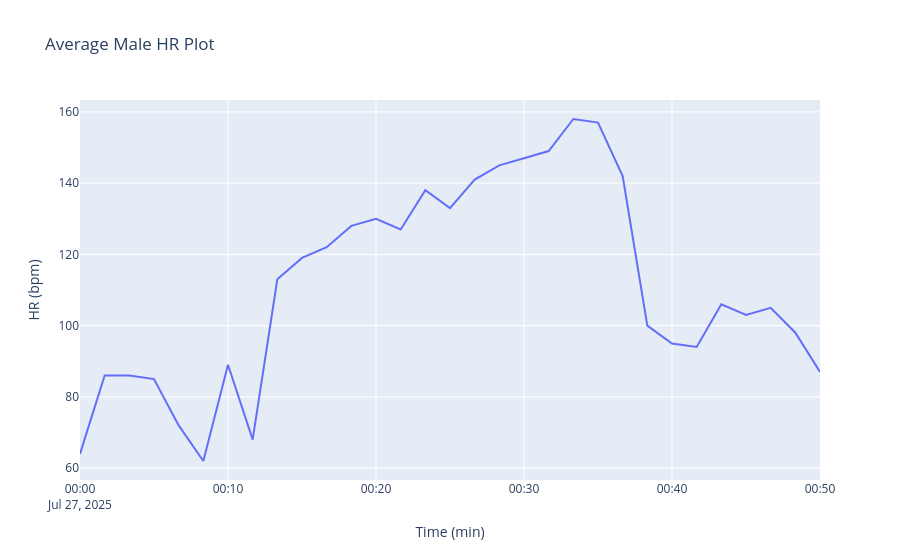
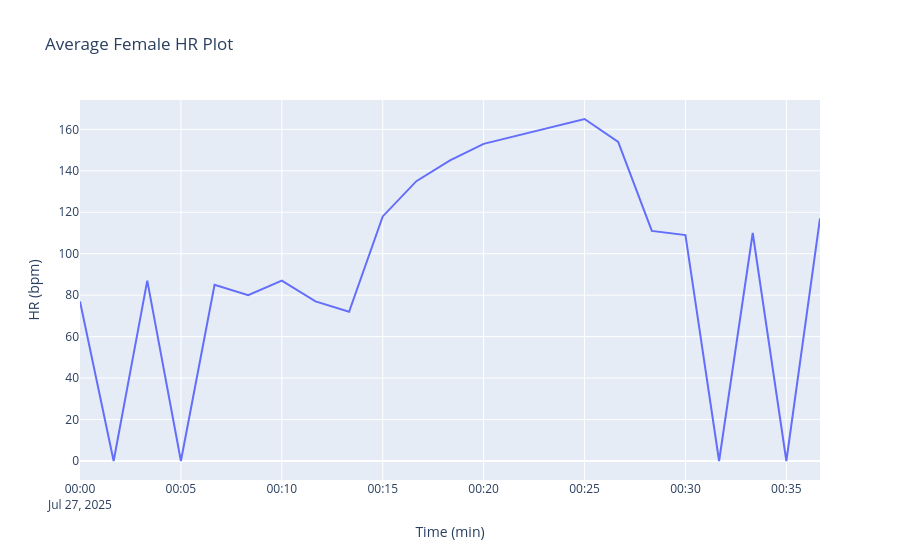

Notebook code for these charts, in order:
### Markdown cell above
From here, it's clear that the middle portion is when the fatiguing protocol is in effect for the male. At the edges, the participants walk at their self selected pace. Even at the last time, the HR never dips below 90 indicating that HR can be used to classify fatigue for this particular participant. Given the resting heart rate is close to 60 for this person and on the lower end of lactate while fatigued, it's likely this male is a fit person. Similar situation goes for the female participant. Do other participants exhibit this similar behavior? Is there any participant that doesn't exhibit this behavior?

### Code cell
hr_df_02 = pd.read_csv("data/DUO-GAIT/raw/OG_st_raw/sub_02/heart_rate.CSV",skiprows=2)
hr_df_02 = hr_df_02.filter(["Time", "HR (bpm)"], axis=1)
hr_df_02["Time"] = pd.to_datetime(hr_df_02["Time"])
hr_df_02.rename({"Time":"Time (min)"},axis=1,inplace=True)

hr_df_05 = pd.read_csv("data/DUO-GAIT/raw/OG_st_raw/sub_05/heart_rate.CSV",skiprows=2)
hr_df_05 = hr_df_05.filter(["Time", "HR (bpm)"], axis=1)
hr_df_05["Time"] = pd.to_datetime(hr_df_05["Time"])
hr_df_05.rename({"Time":"Time (min)"},axis=1,inplace=True)

fig = px.line(hr_df_02.iloc[::downsample_factor], x='Time (min)', y="HR (bpm)", title="Average Male HR Plot")
fig.show()

fig = px.line(hr_df_05.iloc[::downsample_factor], x='Time (min)', y="HR (bpm)", title="Average Female HR Plot")
fig.show()

### Figure 1 — Plotly figure (JSON) as saved in the notebook; plotly's stock layout.template omitted (floating-point values rounded to 4 significant figures)
{"data": [{"hovertemplate": "Time (min)=%{x}<br>HR (bpm)=%{y}<extra></extra>", "legendgroup": "", "line": {"color": "#636efa", "dash": "solid"}, "marker": {"symbol": "circle"}, "mode": "lines", "name": "", "orientation": "v", "showlegend": false, "type": "scatter", "x": ["2025-07-27T00:00:00", "2025-07-27T00:01:40", "2025-07-27T00:03:20", "2025-07-27T00:05:00", "2025-07-27T00:06:40", "2025-07-27T00:08:20", "2025-07-27T00:10:00", "2025-07-27T00:11:40", "2025-07-27T00:13:20", "2025-07-27T00:15:00", "2025-07-27T00:16:40", "2025-07-27T00:18:20", "2025-07-27T00:20:00", "2025-07-27T00:21:40", "2025-07-27T00:23:20", "2025-07-27T00:25:00", "2025-07-27T00:26:40", "2025-07-27T00:28:20", "2025-07-27T00:30:00", "2025-07-27T00:31:40", "2025-07-27T00:33:20", "2025-07-27T00:35:00", "2025-07-27T00:36:40", "2025-07-27T00:38:20", "2025-07-27T00:40:00", "2025-07-27T00:41:40", "2025-07-27T00:43:20", "2025-07-27T00:45:00", "2025-07-27T00:46:40", "2025-07-27T00:48:20", "2025-07-27T00:50:00"], "xaxis": "x", "y": [64, 86, 86, 85, 72, 62, 89, 68, 113, 119, 122, 128, 130, 127, 138, 133, 141, 145, 147, 149, 158, 157, 142, 100, 95, 94, 106, 103, 105, 98, 87], "yaxis": "y"}], "layout": {"legend": {"tracegroupgap": 0}, "title": {"text": "Average Male HR Plot"}, "xaxis": {"anchor": "y", "domain": [0, 1], "title": {"text": "Time (min)"}}, "yaxis": {"anchor": "x", "domain": [0, 1], "title": {"text": "HR (bpm)"}}}}

### Figure 2 — Plotly figure (JSON) as saved in the notebook; plotly's stock layout.template omitted (floating-point values rounded to 4 significant figures)
{"data": [{"hovertemplate": "Time (min)=%{x}<br>HR (bpm)=%{y}<extra></extra>", "legendgroup": "", "line": {"color": "#636efa", "dash": "solid"}, "marker": {"symbol": "circle"}, "mode": "lines", "name": "", "orientation": "v", "showlegend": false, "type": "scatter", "x": ["2025-07-27T00:00:00", "2025-07-27T00:01:40", "2025-07-27T00:03:20", "2025-07-27T00:05:00", "2025-07-27T00:06:40", "2025-07-27T00:08:20", "2025-07-27T00:10:00", "2025-07-27T00:11:40", "2025-07-27T00:13:20", "2025-07-27T00:15:00", "2025-07-27T00:16:40", "2025-07-27T00:18:20", "2025-07-27T00:20:00", "2025-07-27T00:21:40", "2025-07-27T00:23:20", "2025-07-27T00:25:00", "2025-07-27T00:26:40", "2025-07-27T00:28:20", "2025-07-27T00:30:00", "2025-07-27T00:31:40", "2025-07-27T00:33:20", "2025-07-27T00:35:00", "2025-07-27T00:36:40"], "xaxis": "x", "y": [77, 0, 87, 0, 85, 80, 87, 77, 72, 118, 135, 145, 153, 157, 161, 165, 154, 111, 109, 0, 110, 0, 117], "yaxis": "y"}], "layout": {"legend": {"tracegroupgap": 0}, "title": {"text": "Average Female HR Plot"}, "xaxis": {"anchor": "y", "domain": [0, 1], "title": {"text": "Time (min)"}}, "yaxis": {"anchor": "x", "domain": [0, 1], "title": {"text": "HR (bpm)"}}}}
